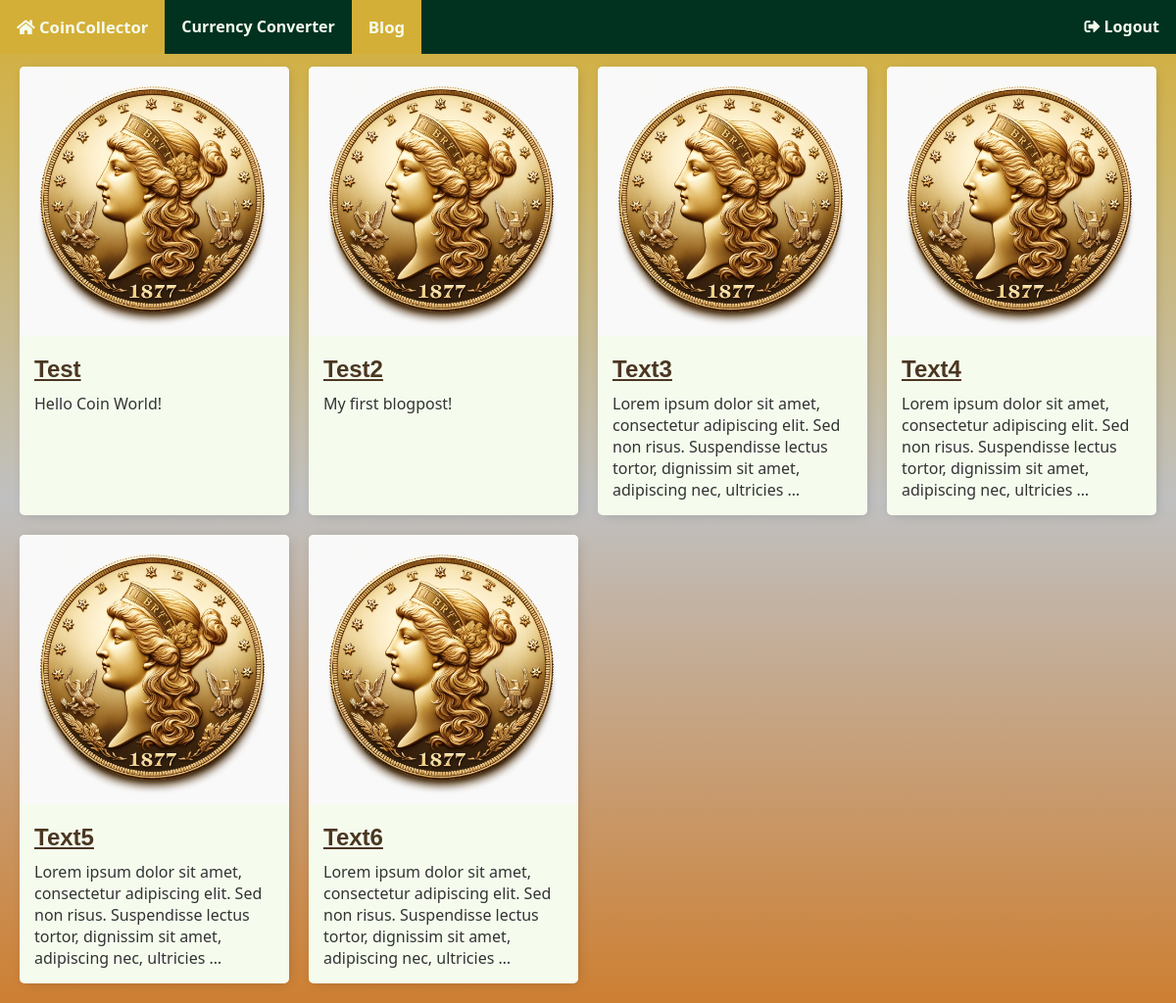
Page /blogposts/ (signed in) on the committed database.
### base/models.py (models this page shows, shortened)
class BlogPost(models.Model):
    user = models.ForeignKey(User, on_delete=models.CASCADE, null=False, blank=False)
    title = models.CharField(max_length=100, null=False, blank=False)
    body = models.TextField(null=False, blank=False)
    class Meta:
        ordering = ['title']

### base/views.py (the view)
# urls.py: path('blogposts/', views.BlogPostListView.as_view(), name='blogpost_list'),
class BlogPostListView(ListView):
    model = BlogPost
    template_name = 'base/blogpost_list.html'
    context_object_name = 'blogposts'

### base/templates/base/blogpost_list.html (shortened to what this page needs)
{% extends 'base/main.html' %}
{% block content %}
{% load static %}
<div class="nav-bar">
    <ul>
        <li><a href="{% url 'list' %}"><i class="fas fa-home"></i> CoinCollector</a></li>
        {% if user.is_authenticated %}
            <li><a href="{% url 'currency_conversion' %}">Currency Converter</a></li>
        {% endif %}
        <li><a class="active" href="{% url 'blogpost_list' %}">Blog</a></li>
        {% if user.is_authenticated %}
            <li class="nav-right"><a href="{% url 'logout' %}"><i class="fas fa-sign-out-alt"></i> Logout</a></li>
        {% endif %}
    </ul>
</div>
<div class="main-content">
    <div class="blogpost-grid">
        {% for blogpost in blogposts %}
            <div class="blogpost-card">
                <a href="{% url 'blogpost' blogpost.id %}">
                    <img src="{% static '/resources/banner1.png' %}" alt="{{ blogpost.title }}">
                </a>
                <div class="blogpost-card-content">
                    <h3><a href="{% url 'blogpost' blogpost.id %}">{{ blogpost.title }}</a></h3>
                    <p>{{ blogpost.body|truncatewords:20 }}</p>
                </div>
            </div>
        {% endfor %}
    </div>
</div>
{% endblock content %}

### base/templates/base/main.html (style rules this page uses)
:root { --gold: #D4AF37; --bronze: #CD7F32; --silver: #C0C0C0; --cream: #f5fcee; --deep-green: #013220; --muted-green: #556B2F; --light-beige: #F5F5DC; --dark-gray: #333333; --soft-white: #FAFAFA; --dark-brown: #4B3621; --charcoal: #36454F; }
body { background: linear-gradient(to bottom, #D4AF37, #C0C0C0, #CD7F32) fixed; }
body, html { margin: 0; padding: 0; font-family: ui-sans-serif, system-ui, -apple-system, BlinkMacSystemFont, Segoe UI, Roboto, Helvetica Neue, Arial, Noto Sans, sans-serif, Apple Color Emoji, Segoe UI Emoji, Segoe UI Symbol, Noto Color Emoji; scrollbar-width: thin; scrollbar-color: #888 #f1f1f1; }
.nav-bar { position: fixed; top: 0; left: 0; width: 100%; z-index: 100; background-color: var(--deep-green); display: flex; justify-content: space-between; padding: 0; overflow: hidden; }
.nav-bar ul { list-style-type: none; margin: 0; padding: 0; display: flex; width: 100%; }
.nav-bar ul li { padding: 0; }
.nav-bar ul li a { color: #f5fcee; text-decoration: none; display: block; text-align: center; padding: 16px 17px; font-weight: 600; }
.active { background-color: var(--gold); font-size: 105%; }
.nav-right { margin-left: auto; }
.main-content { padding-top: 3em; }
h1, h2, h3, h4, h5, h6 { font-family: 'Raleway', sans-serif; }
a, p, label, .help-pass-list-container { color: var(--dark-brown); }
a, label { font-weight: 600; }
.blogpost-grid { display: grid; grid-template-columns: repeat(auto-fit, minmax(250px, 1fr)); gap: 20px; padding: 20px; }
.blogpost-card { background-color: var(--cream); box-shadow: 2px 2px 13px -4px rgba(0, 0, 0, 0.21); border-radius: 5px; overflow: hidden; transition: transform 0.2s; }
.blogpost-card img { width: 100%; height: auto; }
.blogpost-card-content { padding: 15px; }
.blogpost-card h3 { margin: 0; margin-bottom: 10px; font-size: 1.5em; color: var(--dark-brown); }
.blogpost-card p { margin: 0; color: var(--dark-gray); }

### rows in the picture
BlogPost: title "Test", body "Hello Coin World!"
BlogPost: title "Test2", body "My first blogpost!"
BlogPost: title "Text3", body "Lorem ipsum dolor sit amet, consectetur adipiscing elit. Sed non risus. Suspendisse lectus tortor, dignissim sit amet, adipiscing nec, ultricies …"
BlogPost: title "Text4", body "Lorem ipsum dolor sit amet, consectetur adipiscing elit. Sed non risus. Suspendisse lectus tortor, dignissim sit amet, adipiscing nec, ultricies …"
BlogPost: title "Text5", body "Lorem ipsum dolor sit amet, consectetur adipiscing elit. Sed non risus. Suspendisse lectus tortor, dignissim sit amet, adipiscing nec, ultricies …"
BlogPost: title "Text6", body "Lorem ipsum dolor sit amet, consectetur adipiscing elit. Sed non risus. Suspendisse lectus tortor, dignissim sit amet, adipiscing nec, ultricies …"
